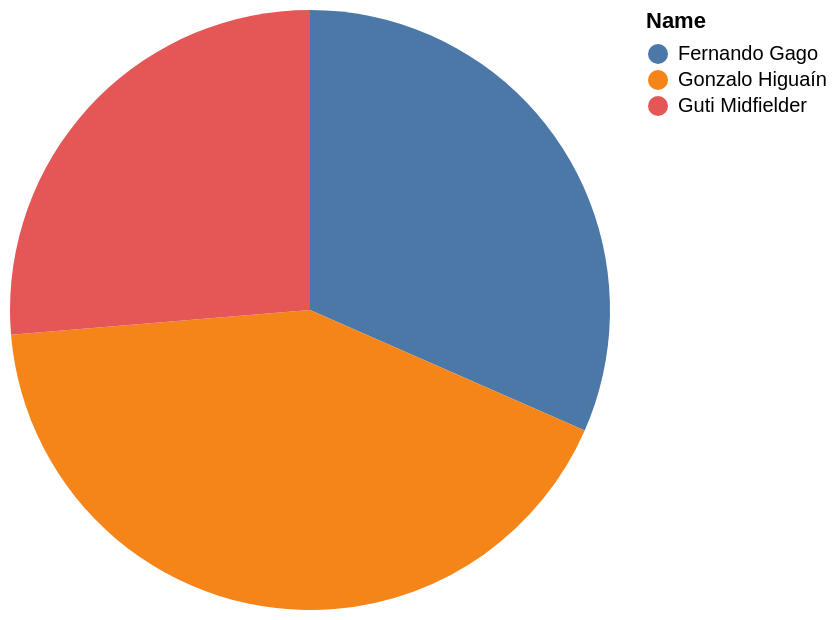

The specification (Vega-Lite) saved for this image:
### Vega-Lite specification from a JSON file in a GitHub repository (floating-point values rounded to 4 significant figures)
{"data": {"values": [{"x_data": "Fernando Gago", "y_data": 6}, {"x_data": "Gonzalo Higuaín ", "y_data": 8}, {"x_data": "Guti Midfielder", "y_data": 5}]}, "mark": "arc", "encoding": {"theta": {"field": "y_data", "type": "quantitative", "title": "Level_of_membership"}, "color": {"field": "x_data", "type": "nominal", "title": "Name"}}}
